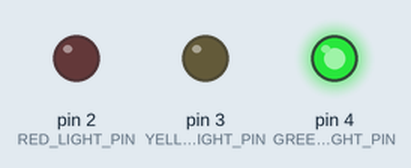
A sketch run on a simulated Arduino Uno, built with avr-gcc and run on an emulated ATmega328P. Shown: output pins drawn as LEDs (lit = HIGH).

Above: at 5.0 s.
At 11.5 s:
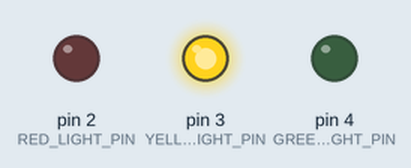
At 18.0 s:
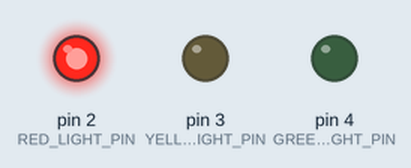
Timing chart, 0 to 29.9 s (numbered marks = the images above):
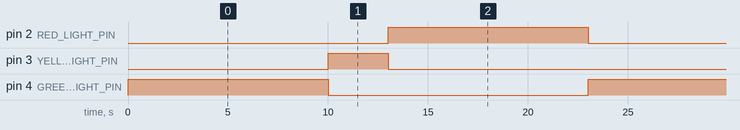

Measured:
- by itself, pin 2 (RED_LIGHT_PIN), pin 4 (GREEN_LIGHT_PIN): alternates HIGH for 10.0 s and LOW for 13.0 s
- by itself, pin 3 (YELLOW_LIGHT_PIN): alternates HIGH for 3.0 s and LOW for 20.0 s
- by itself, everything shown: repeats every 23.0 s, in 3 steps

The sketch:

traffic.ino
```cpp
// Define pins for traffic lights
#define RED_LIGHT_PIN 2
#define YELLOW_LIGHT_PIN 3
#define GREEN_LIGHT_PIN 4

// Define timing constants (in milliseconds)
const unsigned long GREEN_DURATION = 10000; // 10 seconds
const unsigned long YELLOW_DURATION = 3000; // 3 seconds
const unsigned long RED_DURATION = 10000;   // 10 seconds

// Define traffic light states
enum TrafficLightState {
  GREEN,
  YELLOW,
  RED
};

// Initialize variables
TrafficLightState currentState = GREEN;
unsigned long lastStateChangeTime = 0;

void setup() {
  pinMode(RED_LIGHT_PIN, OUTPUT);
  pinMode(YELLOW_LIGHT_PIN, OUTPUT);
  pinMode(GREEN_LIGHT_PIN, OUTPUT);
}

void loop() {
  // Determine current traffic light state
  switch (currentState) {
    case GREEN:
      if (millis() - lastStateChangeTime >= GREEN_DURATION) {
        currentState = YELLOW; // Change to yellow after green duration
        lastStateChangeTime = millis(); // Reset timer
      }
      digitalWrite(GREEN_LIGHT_PIN, HIGH);
      digitalWrite(YELLOW_LIGHT_PIN, LOW);
      digitalWrite(RED_LIGHT_PIN, LOW);
      break;
    case YELLOW:
      if (millis() - lastStateChangeTime >= YELLOW_DURATION) {
        currentState = RED; // Change to red after yellow duration
        lastStateChangeTime = millis(); // Reset timer
      }
      digitalWrite(GREEN_LIGHT_PIN, LOW);
      digitalWrite(YELLOW_LIGHT_PIN, HIGH);
      digitalWrite(RED_LIGHT_PIN, LOW);
      break;
    case RED:
      if (millis() - lastStateChangeTime >= RED_DURATION) {
        currentState = GREEN; // Change to green after red duration
        lastStateChangeTime = millis(); // Reset timer
      }
      digitalWrite(GREEN_LIGHT_PIN, LOW);
      digitalWrite(YELLOW_LIGHT_PIN, LOW);
      digitalWrite(RED_LIGHT_PIN, HIGH);
      break;
  }

  // Delay for a short period to improve efficiency
  delay(10);
}
```
